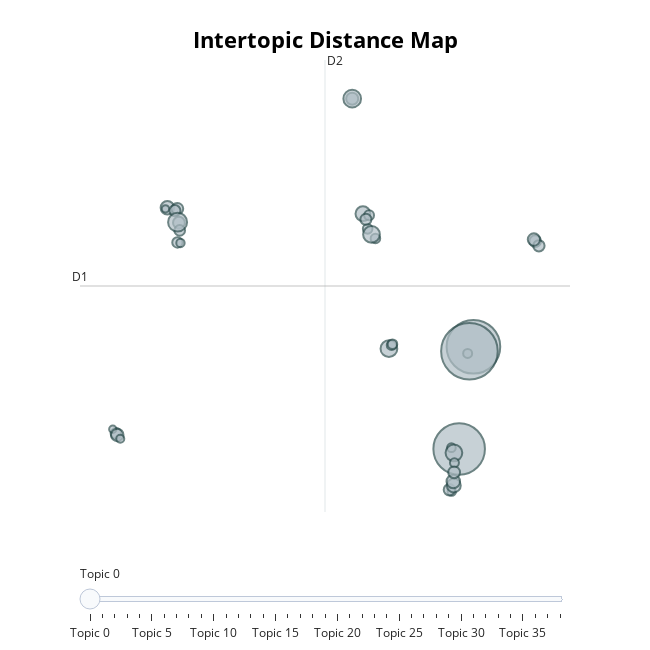

The code cell stored with this chart in its notebook:
### Code cell
topic_model.visualize_topics()

### Figure 1 — Plotly figure (JSON) as saved in the notebook; plotly's stock layout.template omitted (floating-point values rounded to 4 significant figures)
{"data": [{"customdata": [[0, " |  |  |  | ", 27], [1, "hello |  |  |  | ", 58], [2, "the | of | and | to | in", 494], [3, "photography | kirlian | pictures | object | fields", 14], [4, "image | for | and | the | to", 535], [5, "marriage | married | ceremony | to | have", 22], [6, "42 | question | answer | alice | discovered", 15], [7, "the | space | and | to | of", 595], [8, "easter | pagan | the | resurrection | of", 20], [9, "sabbath | ceremonial | day | law | saturday", 13], [10, "homosexuality | gay | to | that | the", 34], [11, "cancer | center | research | centers | medical", 10], [12, "moral | animals | morality | is | do", 25], [13, "objective | morality | morals | moral | compromise", 24], [14, "koresh | fbi | they | the | was", 41], [15, "is | penalty | system | punishment | that", 28], [16, "ra | satan | god | the | of", 26], [17, "motto | things | state | think | it", 13], [18, "science | of | is | the | that", 52], [19, "islam | islamic | of | the | and", 52], [20, "order | oto | reuss | amorc | rosicrucian", 17], [21, "mary | her | she | the | maria", 18], [22, "the | in | that | god | religion", 18], [23, "jews | antisemitism | casual | the | they", 17], [24, "revelation | scripture | the | prophecy | is", 17], [25, "holy | spirit | god | father | son", 10], [26, "truth | that | absolute | is | bible", 26], [27, "the | judas | of | and | greek", 52], [28, "you | we | to | my | do", 23], [29, "church | the | to | mormons | mormon", 29], [30, "pope | church | schism | the | of", 12], [31, "joke | post | list | nicknames | nickname", 24], [32, "you | context | that | jim | to", 36], [33, "law | jesus | paul | the | that", 21], [34, "why | existence | exist | is | that", 15], [35, "atheists | is | that | atheism | of", 34], [36, "god | exist | that | is | believe", 26], [37, "he | tomb | the | jesus | resurrection", 23], [38, "hell | that | the | eternal | of", 67]], "hovertemplate": "<b>Topic %{customdata[0]}</b><br>%{customdata[1]}<br>Size: %{customdata[2]}", "legendgroup": "", "marker": {"color": "#B0BEC5", "line": {"color": "DarkSlateGrey", "width": 2}, "size": [27, 58, 494, 14, 535, 22, 15, 595, 20, 13, 34, 10, 25, 24, 41, 28, 26, 13, 52, 52, 17, 18, 18, 17, 17, 10, 26, 52, 23, 29, 12, 24, 36, 21, 15, 34, 26, 23, 67], "sizemode": "area", "sizeref": 0.3719, "symbol": "circle"}, "mode": "markers", "name": "", "orientation": "v", "showlegend": false, "type": "scatter", "x": [1.28, 1.28, 7.898, 7.418, 8.781, -13.33, 8.424, 8.533, -9.535, -9.348, -10.16, -10.28, 12.6, 12.83, 1.943, 12.52, -9.444, 7.438, 7.574, 3.552, 2.716, 2.325, 3.722, 3.771, 2.236, -13.54, -9.544, 2.473, -9.693, -13.26, -13.07, 7.293, 7.565, -9.395, 7.607, 7.534, 7.587, 2.129, -9.527], "xaxis": "x", "y": [12.57, 12.57, -4.524, -4.458, 0.4688, -3.764, 0.1406, 0.2456, 5.556, 5.531, 7.249, 7.197, 5.62, 5.392, 6.96, 5.7, 6.519, -6.606, -4.71, 0.3737, 5.747, 6.883, 0.5432, 0.5921, 6.218, -3.56, 7.197, 5.95, 7.11, -3.835, -4.021, -6.512, -6.301, 6.145, -5.198, -6.108, -5.66, 6.685, 6.548], "yaxis": "y"}], "layout": {"annotations": [{"showarrow": false, "text": "D1", "x": -15.57, "y": 3.431, "yshift": 10}, {"showarrow": false, "text": "D2", "x": -0.4041, "xshift": 10, "y": 14.46}], "height": 650, "hoverlabel": {"bgcolor": "white", "font": {"family": "Rockwell", "size": 16}}, "legend": {"itemsizing": "constant", "tracegroupgap": 0}, "margin": {"t": 60}, "shapes": [{"line": {"color": "#CFD8DC", "width": 2}, "type": "line", "x0": -0.4041, "x1": -0.4041, "y0": -7.597, "y1": 14.46}, {"line": {"color": "#9E9E9E", "width": 2}, "type": "line", "x0": -15.57, "x1": 14.76, "y0": 3.431, "y1": 3.431}], "sliders": [{"active": 0, "pad": {"t": 50}, "steps": [{"args": [{"marker.color": [["red", "#B0BEC5", "#B0BEC5", "#B0BEC5", "#B0BEC5", "#B0BEC5", "#B0BEC5", "#B0BEC5", "#B0BEC5", "#B0BEC5", "#B0BEC5", "#B0BEC5", "#B0BEC5", "#B0BEC5", "#B0BEC5", "#B0BEC5", "#B0BEC5", "#B0BEC5", "#B0BEC5", "#B0BEC5", "#B0BEC5", "#B0BEC5", "#B0BEC5", "#B0BEC5", "#B0BEC5", "#B0BEC5", "#B0BEC5", "#B0BEC5", "#B0BEC5", "#B0BEC5", "#B0BEC5", "#B0BEC5", "#B0BEC5", "#B0BEC5", "#B0BEC5", "#B0BEC5", "#B0BEC5", "#B0BEC5", "#B0BEC5"]]}], "label": "Topic 0", "method": "update"}, {"args": [{"marker.color": [["#B0BEC5", "red", "#B0BEC5", "#B0BEC5", "#B0BEC5", "#B0BEC5", "#B0BEC5", "#B0BEC5", "#B0BEC5", "#B0BEC5", "#B0BEC5", "#B0BEC5", "#B0BEC5", "#B0BEC5", "#B0BEC5", "#B0BEC5", "#B0BEC5", "#B0BEC5", "#B0BEC5", "#B0BEC5", "#B0BEC5", "#B0BEC5", "#B0BEC5", "#B0BEC5", "#B0BEC5", "#B0BEC5", "#B0BEC5", "#B0BEC5", "#B0BEC5", "#B0BEC5", "#B0BEC5", "#B0BEC5", "#B0BEC5", "#B0BEC5", "#B0BEC5", "#B0BEC5", "#B0BEC5", "#B0BEC5", "#B0BEC5"]]}], "label": "Topic 1", "method": "update"}, {"args": [{"marker.color": [["#B0BEC5", "#B0BEC5", "red", "#B0BEC5", "#B0BEC5", "#B0BEC5", "#B0BEC5", "#B0BEC5", "#B0BEC5", "#B0BEC5", "#B0BEC5", "#B0BEC5", "#B0BEC5", "#B0BEC5", "#B0BEC5", "#B0BEC5", "#B0BEC5", "#B0BEC5", "#B0BEC5", "#B0BEC5", "#B0BEC5", "#B0BEC5", "#B0BEC5", "#B0BEC5", "#B0BEC5", "#B0BEC5", "#B0BEC5", "#B0BEC5", "#B0BEC5", "#B0BEC5", "#B0BEC5", "#B0BEC5", "#B0BEC5", "#B0BEC5", "#B0BEC5", "#B0BEC5", "#B0BEC5", "#B0BEC5", "#B0BEC5"]]}], "label": "Topic 2", "method": "update"}, {"args": [{"marker.color": [["#B0BEC5", "#B0BEC5", "#B0BEC5", "red", "#B0BEC5", "#B0BEC5", "#B0BEC5", "#B0BEC5", "#B0BEC5", "#B0BEC5", "#B0BEC5", "#B0BEC5", "#B0BEC5", "#B0BEC5", "#B0BEC5", "#B0BEC5", "#B0BEC5", "#B0BEC5", "#B0BEC5", "#B0BEC5", "#B0BEC5", "#B0BEC5", "#B0BEC5", "#B0BEC5", "#B0BEC5", "#B0BEC5", "#B0BEC5", "#B0BEC5", "#B0BEC5", "#B0BEC5", "#B0BEC5", "#B0BEC5", "#B0BEC5", "#B0BEC5", "#B0BEC5", "#B0BEC5", "#B0BEC5", "#B0BEC5", "#B0BEC5"]]}], "label": "Topic 3", "method": "update"}, {"args": [{"marker.color": [["#B0BEC5", "#B0BEC5", "#B0BEC5", "#B0BEC5", "red", "#B0BEC5", "#B0BEC5", "#B0BEC5", "#B0BEC5", "#B0BEC5", "#B0BEC5", "#B0BEC5", "#B0BEC5", "#B0BEC5", "#B0BEC5", "#B0BEC5", "#B0BEC5", "#B0BEC5", "#B0BEC5", "#B0BEC5", "#B0BEC5", "#B0BEC5", "#B0BEC5", "#B0BEC5", "#B0BEC5", "#B0BEC5", "#B0BEC5", "#B0BEC5", "#B0BEC5", "#B0BEC5", "#B0BEC5", "#B0BEC5", "#B0BEC5", "#B0BEC5", "#B0BEC5", "#B0BEC5", "#B0BEC5", "#B0BEC5", "#B0BEC5"]]}], "label": "Topic 4", "method": "update"}, {"args": [{"marker.color": [["#B0BEC5", "#B0BEC5", "#B0BEC5", "#B0BEC5", "#B0BEC5", "red", "#B0BEC5", "#B0BEC5", "#B0BEC5", "#B0BEC5", "#B0BEC5", "#B0BEC5", "#B0BEC5", "#B0BEC5", "#B0BEC5", "#B0BEC5", "#B0BEC5", "#B0BEC5", "#B0BEC5", "#B0BEC5", "#B0BEC5", "#B0BEC5", "#B0BEC5", "#B0BEC5", "#B0BEC5", "#B0BEC5", "#B0BEC5", "#B0BEC5", "#B0BEC5", "#B0BEC5", "#B0BEC5", "#B0BEC5", "#B0BEC5", "#B0BEC5", "#B0BEC5", "#B0BEC5", "#B0BEC5", "#B0BEC5", "#B0BEC5"]]}], "label": "Topic 5", "method": "update"}, {"args": [{"marker.color": [["#B0BEC5", "#B0BEC5", "#B0BEC5", "#B0BEC5", "#B0BEC5", "#B0BEC5", "red", "#B0BEC5", "#B0BEC5", "#B0BEC5", "#B0BEC5", "#B0BEC5", "#B0BEC5", "#B0BEC5", "#B0BEC5", "#B0BEC5", "#B0BEC5", "#B0BEC5", "#B0BEC5", "#B0BEC5", "#B0BEC5", "#B0BEC5", "#B0BEC5", "#B0BEC5", "#B0BEC5", "#B0BEC5", "#B0BEC5", "#B0BEC5", "#B0BEC5", "#B0BEC5", "#B0BEC5", "#B0BEC5", "#B0BEC5", "#B0BEC5", "#B0BEC5", "#B0BEC5", "#B0BEC5", "#B0BEC5", "#B0BEC5"]]}], "label": "Topic 6", "method": "update"}, {"args": [{"marker.color": [["#B0BEC5", "#B0BEC5", "#B0BEC5", "#B0BEC5", "#B0BEC5", "#B0BEC5", "#B0BEC5", "red", "#B0BEC5", "#B0BEC5", "#B0BEC5", "#B0BEC5", "#B0BEC5", "#B0BEC5", "#B0BEC5", "#B0BEC5", "#B0BEC5", "#B0BEC5", "#B0BEC5", "#B0BEC5", "#B0BEC5", "#B0BEC5", "#B0BEC5", "#B0BEC5", "#B0BEC5", "#B0BEC5", "#B0BEC5", "#B0BEC5", "#B0BEC5", "#B0BEC5", "#B0BEC5", "#B0BEC5", "#B0BEC5", "#B0BEC5", "#B0BEC5", "#B0BEC5", "#B0BEC5", "#B0BEC5", "#B0BEC5"]]}], "label": "Topic 7", "method": "update"}, {"args": [{"marker.color": [["#B0BEC5", "#B0BEC5", "#B0BEC5", "#B0BEC5", "#B0BEC5", "#B0BEC5", "#B0BEC5", "#B0BEC5", "red", "#B0BEC5", "#B0BEC5", "#B0BEC5", "#B0BEC5", "#B0BEC5", "#B0BEC5", "#B0BEC5", "#B0BEC5", "#B0BEC5", "#B0BEC5", "#B0BEC5", "#B0BEC5", "#B0BEC5", "#B0BEC5", "#B0BEC5", "#B0BEC5", "#B0BEC5", "#B0BEC5", "#B0BEC5", "#B0BEC5", "#B0BEC5", "#B0BEC5", "#B0BEC5", "#B0BEC5", "#B0BEC5", "#B0BEC5", "#B0BEC5", "#B0BEC5", "#B0BEC5", "#B0BEC5"]]}], "label": "Topic 8", "method": "update"}, {"args": [{"marker.color": [["#B0BEC5", "#B0BEC5", "#B0BEC5", "#B0BEC5", "#B0BEC5", "#B0BEC5", "#B0BEC5", "#B0BEC5", "#B0BEC5", "red", "#B0BEC5", "#B0BEC5", "#B0BEC5", "#B0BEC5", "#B0BEC5", "#B0BEC5", "#B0BEC5", "#B0BEC5", "#B0BEC5", "#B0BEC5", "#B0BEC5", "#B0BEC5", "#B0BEC5", "#B0BEC5", "#B0BEC5", "#B0BEC5", "#B0BEC5", "#B0BEC5", "#B0BEC5", "#B0BEC5", "#B0BEC5", "#B0BEC5", "#B0BEC5", "#B0BEC5", "#B0BEC5", "#B0BEC5", "#B0BEC5", "#B0BEC5", "#B0BEC5"]]}], "label": "Topic 9", "method": "update"}, {"args": [{"marker.color": [["#B0BEC5", "#B0BEC5", "#B0BEC5", "#B0BEC5", "#B0BEC5", "#B0BEC5", "#B0BEC5", "#B0BEC5", "#B0BEC5", "#B0BEC5", "red", "#B0BEC5", "#B0BEC5", "#B0BEC5", "#B0BEC5", "#B0BEC5", "#B0BEC5", "#B0BEC5", "#B0BEC5", "#B0BEC5", "#B0BEC5", "#B0BEC5", "#B0BEC5", "#B0BEC5", "#B0BEC5", "#B0BEC5", "#B0BEC5", "#B0BEC5", "#B0BEC5", "#B0BEC5", "#B0BEC5", "#B0BEC5", "#B0BEC5", "#B0BEC5", "#B0BEC5", "#B0BEC5", "#B0BEC5", "#B0BEC5", "#B0BEC5"]]}], "label": "Topic 10", "method": "update"}, {"args": [{"marker.color": [["#B0BEC5", "#B0BEC5", "#B0BEC5", "#B0BEC5", "#B0BEC5", "#B0BEC5", "#B0BEC5", "#B0BEC5", "#B0BEC5", "#B0BEC5", "#B0BEC5", "red", "#B0BEC5", "#B0BEC5", "#B0BEC5", "#B0BEC5", "#B0BEC5", "#B0BEC5", "#B0BEC5", "#B0BEC5", "#B0BEC5", "#B0BEC5", "#B0BEC5", "#B0BEC5", "#B0BEC5", "#B0BEC5", "#B0BEC5", "#B0BEC5", "#B0BEC5", "#B0BEC5", "#B0BEC5", "#B0BEC5", "#B0BEC5", "#B0BEC5", "#B0BEC5", "#B0BEC5", "#B0BEC5", "#B0BEC5", "#B0BEC5"]]}], "label": "Topic 11", "method": "update"}, {"args": [{"marker.color": [["#B0BEC5", "#B0BEC5", "#B0BEC5", "#B0BEC5", "#B0BEC5", "#B0BEC5", "#B0BEC5", "#B0BEC5", "#B0BEC5", "#B0BEC5", "#B0BEC5", "#B0BEC5", "red", "#B0BEC5", "#B0BEC5", "#B0BEC5", "#B0BEC5", "#B0BEC5", "#B0BEC5", "#B0BEC5", "#B0BEC5", "#B0BEC5", "#B0BEC5", "#B0BEC5", "#B0BEC5", "#B0BEC5", "#B0BEC5", "#B0BEC5", "#B0BEC5", "#B0BEC5", "#B0BEC5", "#B0BEC5", "#B0BEC5", "#B0BEC5", "#B0BEC5", "#B0BEC5", "#B0BEC5", "#B0BEC5", "#B0BEC5"]]}], "label": "Topic 12", "method": "update"}, {"args": [{"marker.color": [["#B0BEC5", "#B0BEC5", "#B0BEC5", "#B0BEC5", "#B0BEC5", "#B0BEC5", "#B0BEC5", "#B0BEC5", "#B0BEC5", "#B0BEC5", "#B0BEC5", "#B0BEC5", "#B0BEC5", "red", "#B0BEC5", "#B0BEC5", "#B0BEC5", "#B0BEC5", "#B0BEC5", "#B0BEC5", "#B0BEC5", "#B0BEC5", "#B0BEC5", "#B0BEC5", "#B0BEC5", "#B0BEC5", "#B0BEC5", "#B0BEC5", "#B0BEC5", "#B0BEC5", "#B0BEC5", "#B0BEC5", "#B0BEC5", "#B0BEC5", "#B0BEC5", "#B0BEC5", "#B0BEC5", "#B0BEC5", "#B0BEC5"]]}], "label": "Topic 13", "method": "update"}, {"args": [{"marker.color": [["#B0BEC5", "#B0BEC5", "#B0BEC5", "#B0BEC5", "#B0BEC5", "#B0BEC5", "#B0BEC5", "#B0BEC5", "#B0BEC5", "#B0BEC5", "#B0BEC5", "#B0BEC5", "#B0BEC5", "#B0BEC5", "red", "#B0BEC5", "#B0BEC5", "#B0BEC5", "#B0BEC5", "#B0BEC5", "#B0BEC5", "#B0BEC5", "#B0BEC5", "#B0BEC5", "#B0BEC5", "#B0BEC5", "#B0BEC5", "#B0BEC5", "#B0BEC5", "#B0BEC5", "#B0BEC5", "#B0BEC5", "#B0BEC5", "#B0BEC5", "#B0BEC5", "#B0BEC5", "#B0BEC5", "#B0BEC5", "#B0BEC5"]]}], "label": "Topic 14", "method": "update"}, {"args": [{"marker.color": [["#B0BEC5", "#B0BEC5", "#B0BEC5", "#B0BEC5", "#B0BEC5", "#B0BEC5", "#B0BEC5", "#B0BEC5", "#B0BEC5", "#B0BEC5", "#B0BEC5", "#B0BEC5", "#B0BEC5", "#B0BEC5", "#B0BEC5", "red", "#B0BEC5", "#B0BEC5", "#B0BEC5", "#B0BEC5", "#B0BEC5", "#B0BEC5", "#B0BEC5", "#B0BEC5", "#B0BEC5", "#B0BEC5", "#B0BEC5", "#B0BEC5", "#B0BEC5", "#B0BEC5", "#B0BEC5", "#B0BEC5", "#B0BEC5", "#B0BEC5", "#B0BEC5", "#B0BEC5", "#B0BEC5", "#B0BEC5", "#B0BEC5"]]}], "label": "Topic 15", "method": "update"}, {"args": [{"marker.color": [["#B0BEC5", "#B0BEC5", "#B0BEC5", "#B0BEC5", "#B0BEC5", "#B0BEC5", "#B0BEC5", "#B0BEC5", "#B0BEC5", "#B0BEC5", "#B0BEC5", "#B0BEC5", "#B0BEC5", "#B0BEC5", "#B0BEC5", "#B0BEC5", "red", "#B0BEC5", "#B0BEC5", "#B0BEC5", "#B0BEC5", "#B0BEC5", "#B0BEC5", "#B0BEC5", "#B0BEC5", "#B0BEC5", "#B0BEC5", "#B0BEC5", "#B0BEC5", "#B0BEC5", "#B0BEC5", "#B0BEC5", "#B0BEC5", "#B0BEC5", "#B0BEC5", "#B0BEC5", "#B0BEC5", "#B0BEC5", "#B0BEC5"]]}], "label": "Topic 16", "method": "update"}, {"args": [{"marker.color": [["#B0BEC5", "#B0BEC5", "#B0BEC5", "#B0BEC5", "#B0BEC5", "#B0BEC5", "#B0BEC5", "#B0BEC5", "#B0BEC5", "#B0BEC5", "#B0BEC5", "#B0BEC5", "#B0BEC5", "#B0BEC5", "#B0BEC5", "#B0BEC5", "#B0BEC5", "red", "#B0BEC5", "#B0BEC5", "#B0BEC5", "#B0BEC5", "#B0BEC5", "#B0BEC5", "#B0BEC5", "#B0BEC5", "#B0BEC5", "#B0BEC5", "#B0BEC5", "#B0BEC5", "#B0BEC5", "#B0BEC5", "#B0BEC5", "#B0BEC5", "#B0BEC5", "#B0BEC5", "#B0BEC5", "#B0BEC5", "#B0BEC5"]]}], "label": "Topic 17", "method": "update"}, {"args": [{"marker.color": [["#B0BEC5", "#B0BEC5", "#B0BEC5", "#B0BEC5", "#B0BEC5", "#B0BEC5", "#B0BEC5", "#B0BEC5", "#B0BEC5", "#B0BEC5", "#B0BEC5", "#B0BEC5", "#B0BEC5", "#B0BEC5", "#B0BEC5", "#B0BEC5", "#B0BEC5", "#B0BEC5", "red", "#B0BEC5", "#B0BEC5", "#B0BEC5", "#B0BEC5", "#B0BEC5", "#B0BEC5", "#B0BEC5", "#B0BEC5", "#B0BEC5", "#B0BEC5", "#B0BEC5", "#B0BEC5", "#B0BEC5", "#B0BEC5", "#B0BEC5", "#B0BEC5", "#B0BEC5", "#B0BEC5", "#B0BEC5", "#B0BEC5"]]}], "label": "Topic 18", "method": "update"}, {"args": [{"marker.color": [["#B0BEC5", "#B0BEC5", "#B0BEC5", "#B0BEC5", "#B0BEC5", "#B0BEC5", "#B0BEC5", "#B0BEC5", "#B0BEC5", "#B0BEC5", "#B0BEC5", "#B0BEC5", "#B0BEC5", "#B0BEC5", "#B0BEC5", "#B0BEC5", "#B0BEC5", "#B0BEC5", "#B0BEC5", "red", "#B0BEC5", "#B0BEC5", "#B0BEC5", "#B0BEC5", "#B0BEC5", "#B0BEC5", "#B0BEC5", "#B0BEC5", "#B0BEC5", "#B0BEC5", "#B0BEC5", "#B0BEC5", "#B0BEC5", "#B0BEC5", "#B0BEC5", "#B0BEC5", "#B0BEC5", "#B0BEC5", "#B0BEC5"]]}], "label": "Topic 19", "method": "update"}, {"args": [{"marker.color": [["#B0BEC5", "#B0BEC5", "#B0BEC5", "#B0BEC5", "#B0BEC5", "#B0BEC5", "#B0BEC5", "#B0BEC5", "#B0BEC5", "#B0BEC5", "#B0BEC5", "#B0BEC5", "#B0BEC5", "#B0BEC5", "#B0BEC5", "#B0BEC5", "#B0BEC5", "#B0BEC5", "#B0BEC5", "#B0BEC5", "red", "#B0BEC5", "#B0BEC5", "#B0BEC5", "#B0BEC5", "#B0BEC5", "#B0BEC5", "#B0BEC5", "#B0BEC5", "#B0BEC5", "#B0BEC5", "#B0BEC5", "#B0BEC5", "#B0BEC5", "#B0BEC5", "#B0BEC5", "#B0BEC5", "#B0BEC5", "#B0BEC5"]]}], "label": "Topic 20", "method": "update"}, {"args": [{"marker.color": [["#B0BEC5", "#B0BEC5", "#B0BEC5", "#B0BEC5", "#B0BEC5", "#B0BEC5", "#B0BEC5", "#B0BEC5", "#B0BEC5", "#B0BEC5", "#B0BEC5", "#B0BEC5", "#B0BEC5", "#B0BEC5", "#B0BEC5", "#B0BEC5", "#B0BEC5", "#B0BEC5", "#B0BEC5", "#B0BEC5", "#B0BEC5", "red", "#B0BEC5", "#B0BEC5", "#B0BEC5", "#B0BEC5", "#B0BEC5", "#B0BEC5", "#B0BEC5", "#B0BEC5", "#B0BEC5", "#B0BEC5", "#B0BEC5", "#B0BEC5", "#B0BEC5", "#B0BEC5", "#B0BEC5", "#B0BEC5", "#B0BEC5"]]}], "label": "Topic 21", "method": "update"}, {"args": [{"marker.color": [["#B0BEC5", "#B0BEC5", "#B0BEC5", "#B0BEC5", "#B0BEC5", "#B0BEC5", "#B0BEC5", "#B0BEC5", "#B0BEC5", "#B0BEC5", "#B0BEC5", "#B0BEC5", "#B0BEC5", "#B0BEC5", "#B0BEC5", "#B0BEC5", "#B0BEC5", "#B0BEC5", "#B0BEC5", "#B0BEC5", "#B0BEC5", "#B0BEC5", "red", "#B0BEC5", "#B0BEC5", "#B0BEC5", "#B0BEC5", "#B0BEC5", "#B0BEC5", "#B0BEC5", "#B0BEC5", "#B0BEC5", "#B0BEC5", "#B0BEC5", "#B0BEC5", "#B0BEC5", "#B0BEC5", "#B0BEC5", "#B0BEC5"]]}], "label": "Topic 22", "method": "update"}, {"args": [{"marker.color": [["#B0BEC5", "#B0BEC5", "#B0BEC5", "#B0BEC5", "#B0BEC5", "#B0BEC5", "#B0BEC5", "#B0BEC5", "#B0BEC5", "#B0BEC5", "#B0BEC5", "#B0BEC5", "#B0BEC5", "#B0BEC5", "#B0BEC5", "#B0BEC5", "#B0BEC5", "#B0BEC5", "#B0BEC5", "#B0BEC5", "#B0BEC5", "#B0BEC5", "#B0BEC5", "red", "#B0BEC5", "#B0BEC5", "#B0BEC5", "#B0BEC5", "#B0BEC5", "#B0BEC5", "#B0BEC5", "#B0BEC5", "#B0BEC5", "#B0BEC5", "#B0BEC5", "#B0BEC5", "#B0BEC5", "#B0BEC5", "#B0BEC5"]]}], "label": "Topic 23", "method": "update"}, {"args": [{"marker.color": [["#B0BEC5", "#B0BEC5", "#B0BEC5", "#B0BEC5", "#B0BEC5", "#B0BEC5", "#B0BEC5", "#B0BEC5", "#B0BEC5", "#B0BEC5", "#B0BEC5", "#B0BEC5", "#B0BEC5", "#B0BEC5", "#B0BEC5", "#B0BEC5", "#B0BEC5", "#B0BEC5", "#B0BEC5", "#B0BEC5", "#B0BEC5", "#B0BEC5", "#B0BEC5", "#B0BEC5", "red", "#B0BEC5", "#B0BEC5", "#B0BEC5", "#B0BEC5", "#B0BEC5", "#B0BEC5", "#B0BEC5", "#B0BEC5", "#B0BEC5", "#B0BEC5", "#B0BEC5", "#B0BEC5", "#B0BEC5", "#B0BEC5"]]}], "label": "Topic 24", "method": "update"}, {"args": [{"marker.color": [["#B0BEC5", "#B0BEC5", "#B0BEC5", "#B0BEC5", "#B0BEC5", "#B0BEC5", "#B0BEC5", "#B0BEC5", "#B0BEC5", "#B0BEC5", "#B0BEC5", "#B0BEC5", "#B0BEC5", "#B0BEC5", "#B0BEC5", "#B0BEC5", "#B0BEC5", "#B0BEC5", "#B0BEC5", "#B0BEC5", "#B0BEC5", "#B0BEC5", "#B0BEC5", "#B0BEC5", "#B0BEC5", "red", "#B0BEC5", "#B0BEC5", "#B0BEC5", "#B0BEC5", "#B0BEC5", "#B0BEC5", "#B0BEC5", "#B0BEC5", "#B0BEC5", "#B0BEC5", "#B0BEC5", "#B0BEC5", "#B0BEC5"]]}], "label": "Topic 25", "method": "update"}, {"args": [{"marker.color": [["#B0BEC5", "#B0BEC5", "#B0BEC5", "#B0BEC5", "#B0BEC5", "#B0BEC5", "#B0BEC5", "#B0BEC5", "#B0BEC5", "#B0BEC5", "#B0BEC5", "#B0BEC5", "#B0BEC5", "#B0BEC5", "#B0BEC5", "#B0BEC5", "#B0BEC5", "#B0BEC5", "#B0BEC5", "#B0BEC5", "#B0BEC5", "#B0BEC5", "#B0BEC5", "#B0BEC5", "#B0BEC5", "#B0BEC5", "red", "#B0BEC5", "#B0BEC5", "#B0BEC5", "#B0BEC5", "#B0BEC5", "#B0BEC5", "#B0BEC5", "#B0BEC5", "#B0BEC5", "#B0BEC5", "#B0BEC5", "#B0BEC5"]]}], "label": "Topic 26", "method": "update"}, {"args": [{"marker.color": [["#B0BEC5", "#B0BEC5", "#B0BEC5", "#B0BEC5", "#B0BEC5", "#B0BEC5", "#B0BEC5", "#B0BEC5", "#B0BEC5", "#B0BEC5", "#B0BEC5", "#B0BEC5", "#B0BEC5", "#B0BEC5", "#B0BEC5", "#B0BEC5", "#B0BEC5", "#B0BEC5", "#B0BEC5", "#B0BEC5", "#B0BEC5", "#B0BEC5", "#B0BEC5", "#B0BEC5", "#B0BEC5", "#B0BEC5", "#B0BEC5", "red", "#B0BEC5", "#B0BEC5", "#B0BEC5", "#B0BEC5", "#B0BEC5", "#B0BEC5", "#B0BEC5", "#B0BEC5", "#B0BEC5", "#B0BEC5", "#B0BEC5"]]}], "label": "Topic 27", "method": "update"}, {"args": [{"marker.color": [["#B0BEC5", "#B0BEC5", "#B0BEC5", "#B0BEC5", "#B0BEC5", "#B0BEC5", "#B0BEC5", "#B0BEC5", "#B0BEC5", "#B0BEC5", "#B0BEC5", "#B0BEC5", "#B0BEC5", "#B0BEC5", "#B0BEC5", "#B0BEC5", "#B0BEC5", "#B0BEC5", "#B0BEC5", "#B0BEC5", "#B0BEC5", "#B0BEC5", "#B0BEC5", "#B0BEC5", "#B0BEC5", "#B0BEC5", "#B0BEC5", "#B0BEC5", "red", "#B0BEC5", "#B0BEC5", "#B0BEC5", "#B0BEC5", "#B0BEC5", "#B0BEC5", "#B0BEC5", "#B0BEC5", "#B0BEC5", "#B0BEC5"]]}], "label": "Topic 28", "method": "update"}, {"args": [{"marker.color": [["#B0BEC5", "#B0BEC5", "#B0BEC5", "#B0BEC5", "#B0BEC5", "#B0BEC5", "#B0BEC5", "#B0BEC5", "#B0BEC5", "#B0BEC5", "#B0BEC5", "#B0BEC5", "#B0BEC5", "#B0BEC5", "#B0BEC5", "#B0BEC5", "#B0BEC5", "#B0BEC5", "#B0BEC5", "#B0BEC5", "#B0BEC5", "#B0BEC5", "#B0BEC5", "#B0BEC5", "#B0BEC5", "#B0BEC5", "#B0BEC5", "#B0BEC5", "#B0BEC5", "red", "#B0BEC5", "#B0BEC5", "#B0BEC5", "#B0BEC5", "#B0BEC5", "#B0BEC5", "#B0BEC5", "#B0BEC5", "#B0BEC5"]]}], "label": "Topic 29", "method": "update"}, {"args": [{"marker.color": [["#B0BEC5", "#B0BEC5", "#B0BEC5", "#B0BEC5", "#B0BEC5", "#B0BEC5", "#B0BEC5", "#B0BEC5", "#B0BEC5", "#B0BEC5", "#B0BEC5", "#B0BEC5", "#B0BEC5", "#B0BEC5", "#B0BEC5", "#B0BEC5", "#B0BEC5", "#B0BEC5", "#B0BEC5", "#B0BEC5", "#B0BEC5", "#B0BEC5", "#B0BEC5", "#B0BEC5", "#B0BEC5", "#B0BEC5", "#B0BEC5", "#B0BEC5", "#B0BEC5", "#B0BEC5", "red", "#B0BEC5", "#B0BEC5", "#B0BEC5", "#B0BEC5", "#B0BEC5", "#B0BEC5", "#B0BEC5", "#B0BEC5"]]}], "label": "Topic 30", "method": "update"}, {"args": [{"marker.color": [["#B0BEC5", "#B0BEC5", "#B0BEC5", "#B0BEC5", "#B0BEC5", "#B0BEC5", "#B0BEC5", "#B0BEC5", "#B0BEC5", "#B0BEC5", "#B0BEC5", "#B0BEC5", "#B0BEC5", "#B0BEC5", "#B0BEC5", "#B0BEC5", "#B0BEC5", "#B0BEC5", "#B0BEC5", "#B0BEC5", "#B0BEC5", "#B0BEC5", "#B0BEC5", "#B0BEC5", "#B0BEC5", "#B0BEC5", "#B0BEC5", "#B0BEC5", "#B0BEC5", "#B0BEC5", "#B0BEC5", "red", "#B0BEC5", "#B0BEC5", "#B0BEC5", "#B0BEC5", "#B0BEC5", "#B0BEC5", "#B0BEC5"]]}], "label": "Topic 31", "method": "update"}, {"args": [{"marker.color": [["#B0BEC5", "#B0BEC5", "#B0BEC5", "#B0BEC5", "#B0BEC5", "#B0BEC5", "#B0BEC5", "#B0BEC5", "#B0BEC5", "#B0BEC5", "#B0BEC5", "#B0BEC5", "#B0BEC5", "#B0BEC5", "#B0BEC5", "#B0BEC5", "#B0BEC5", "#B0BEC5", "#B0BEC5", "#B0BEC5", "#B0BEC5", "#B0BEC5", "#B0BEC5", "#B0BEC5", "#B0BEC5", "#B0BEC5", "#B0BEC5", "#B0BEC5", "#B0BEC5", "#B0BEC5", "#B0BEC5", "#B0BEC5", "red", "#B0BEC5", "#B0BEC5", "#B0BEC5", "#B0BEC5", "#B0BEC5", "#B0BEC5"]]}], "label": "Topic 32", "method": "update"}, {"args": [{"marker.color": [["#B0BEC5", "#B0BEC5", "#B0BEC5", "#B0BEC5", "#B0BEC5", "#B0BEC5", "#B0BEC5", "#B0BEC5", "#B0BEC5", "#B0BEC5", "#B0BEC5", "#B0BEC5", "#B0BEC5", "#B0BEC5", "#B0BEC5", "#B0BEC5", "#B0BEC5", "#B0BEC5", "#B0BEC5", "#B0BEC5", "#B0BEC5", "#B0BEC5", "#B0BEC5", "#B0BEC5", "#B0BEC5", "#B0BEC5", "#B0BEC5", "#B0BEC5", "#B0BEC5", "#B0BEC5", "#B0BEC5", "#B0BEC5", "#B0BEC5", "red", "#B0BEC5", "#B0BEC5", "#B0BEC5", "#B0BEC5", "#B0BEC5"]]}], "label": "Topic 33", "method": "update"}, {"args": [{"marker.color": [["#B0BEC5", "#B0BEC5", "#B0BEC5", "#B0BEC5", "#B0BEC5", "#B0BEC5", "#B0BEC5", "#B0BEC5", "#B0BEC5", "#B0BEC5", "#B0BEC5", "#B0BEC5", "#B0BEC5", "#B0BEC5", "#B0BEC5", "#B0BEC5", "#B0BEC5", "#B0BEC5", "#B0BEC5", "#B0BEC5", "#B0BEC5", "#B0BEC5", "#B0BEC5", "#B0BEC5", "#B0BEC5", "#B0BEC5", "#B0BEC5", "#B0BEC5", "#B0BEC5", "#B0BEC5", "#B0BEC5", "#B0BEC5", "#B0BEC5", "#B0BEC5", "red", "#B0BEC5", "#B0BEC5", "#B0BEC5", "#B0BEC5"]]}], "label": "Topic 34", "method": "update"}, {"args": [{"marker.color": [["#B0BEC5", "#B0BEC5", "#B0BEC5", "#B0BEC5", "#B0BEC5", "#B0BEC5", "#B0BEC5", "#B0BEC5", "#B0BEC5", "#B0BEC5", "#B0BEC5", "#B0BEC5", "#B0BEC5", "#B0BEC5", "#B0BEC5", "#B0BEC5", "#B0BEC5", "#B0BEC5", "#B0BEC5", "#B0BEC5", "#B0BEC5", "#B0BEC5", "#B0BEC5", "#B0BEC5", "#B0BEC5", "#B0BEC5", "#B0BEC5", "#B0BEC5", "#B0BEC5", "#B0BEC5", "#B0BEC5", "#B0BEC5", "#B0BEC5", "#B0BEC5", "#B0BEC5", "red", "#B0BEC5", "#B0BEC5", "#B0BEC5"]]}], "label": "Topic 35", "method": "update"}, {"args": [{"marker.color": [["#B0BEC5", "#B0BEC5", "#B0BEC5", "#B0BEC5", "#B0BEC5", "#B0BEC5", "#B0BEC5", "#B0BEC5", "#B0BEC5", "#B0BEC5", "#B0BEC5", "#B0BEC5", "#B0BEC5", "#B0BEC5", "#B0BEC5", "#B0BEC5", "#B0BEC5", "#B0BEC5", "#B0BEC5", "#B0BEC5", "#B0BEC5", "#B0BEC5", "#B0BEC5", "#B0BEC5", "#B0BEC5", "#B0BEC5", "#B0BEC5", "#B0BEC5", "#B0BEC5", "#B0BEC5", "#B0BEC5", "#B0BEC5", "#B0BEC5", "#B0BEC5", "#B0BEC5", "#B0BEC5", "red", "#B0BEC5", "#B0BEC5"]]}], "label": "Topic 36", "method": "update"}, {"args": [{"marker.color": [["#B0BEC5", "#B0BEC5", "#B0BEC5", "#B0BEC5", "#B0BEC5", "#B0BEC5", "#B0BEC5", "#B0BEC5", "#B0BEC5", "#B0BEC5", "#B0BEC5", "#B0BEC5", "#B0BEC5", "#B0BEC5", "#B0BEC5", "#B0BEC5", "#B0BEC5", "#B0BEC5", "#B0BEC5", "#B0BEC5", "#B0BEC5", "#B0BEC5", "#B0BEC5", "#B0BEC5", "#B0BEC5", "#B0BEC5", "#B0BEC5", "#B0BEC5", "#B0BEC5", "#B0BEC5", "#B0BEC5", "#B0BEC5", "#B0BEC5", "#B0BEC5", "#B0BEC5", "#B0BEC5", "#B0BEC5", "red", "#B0BEC5"]]}], "label": "Topic 37", "method": "update"}, {"args": [{"marker.color": [["#B0BEC5", "#B0BEC5", "#B0BEC5", "#B0BEC5", "#B0BEC5", "#B0BEC5", "#B0BEC5", "#B0BEC5", "#B0BEC5", "#B0BEC5", "#B0BEC5", "#B0BEC5", "#B0BEC5", "#B0BEC5", "#B0BEC5", "#B0BEC5", "#B0BEC5", "#B0BEC5", "#B0BEC5", "#B0BEC5", "#B0BEC5", "#B0BEC5", "#B0BEC5", "#B0BEC5", "#B0BEC5", "#B0BEC5", "#B0BEC5", "#B0BEC5", "#B0BEC5", "#B0BEC5", "#B0BEC5", "#B0BEC5", "#B0BEC5", "#B0BEC5", "#B0BEC5", "#B0BEC5", "#B0BEC5", "#B0BEC5", "red"]]}], "label": "Topic 38", "method": "update"}]}], "title": {"font": {"color": "Black", "size": 22}, "text": "<b>Intertopic Distance Map</b>", "x": 0.5, "xanchor": "center", "y": 0.95, "yanchor": "top"}, "width": 650, "xaxis": {"anchor": "y", "domain": [0, 1], "range": [-15.57, 14.76], "title": {"text": ""}, "type": "linear", "visible": false}, "yaxis": {"anchor": "x", "domain": [0, 1], "range": [-7.597, 14.46], "title": {"text": ""}, "type": "linear", "visible": false}}}
